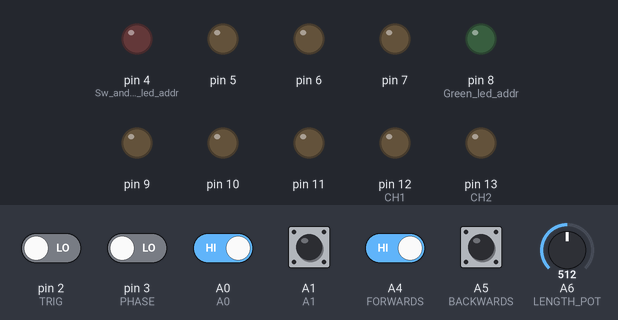
Bench run of a sketch on a simulated Arduino Nano, built with avr-gcc and run on an emulated ATmega328P. Shown: output pins drawn as LEDs (lit = HIGH). Dashed ring = blinking. Inputs (shaded band) come from the test bench; at power-on: A0, A1, A4 (FORWARDS), A5 (BACKWARDS) HIGH, pin 2 (TRIG), pin 3 (PHASE) LOW, A6 (LENGTH_POT) = 512.

Above: at 1.2 s.
1.3 s: A0 driven LOW and A4 (FORWARDS) driven LOW
At 1.83 s:
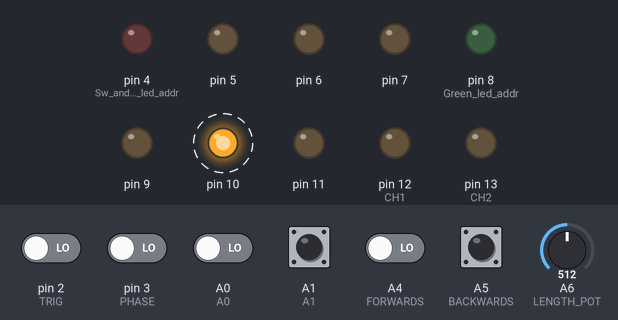
4.3 s: A6 (LENGTH_POT) set to 716
At 4.83 s:
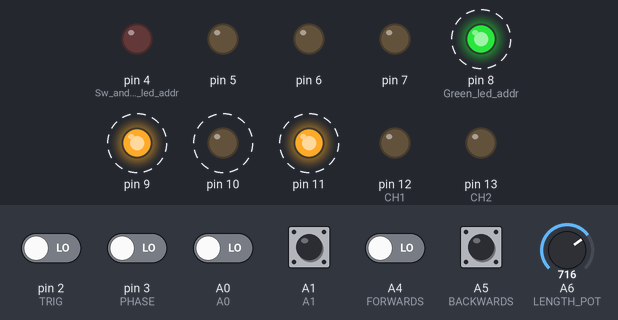
7.3 s: pin 2 (TRIG) driven HIGH
At 8.54 s:
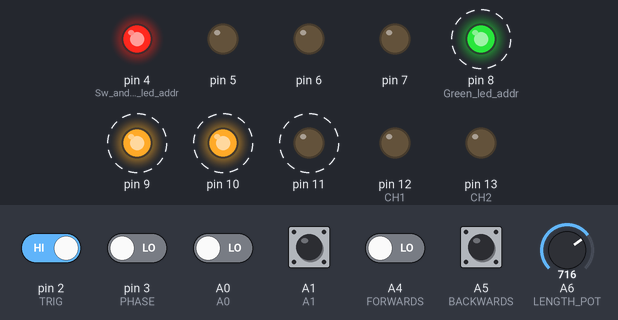
10.3 s: A6 (LENGTH_POT) set to 900
13.3 s: A6 (LENGTH_POT) set to 1023
16.3 s: A0 driven HIGH
At 16.3 s:
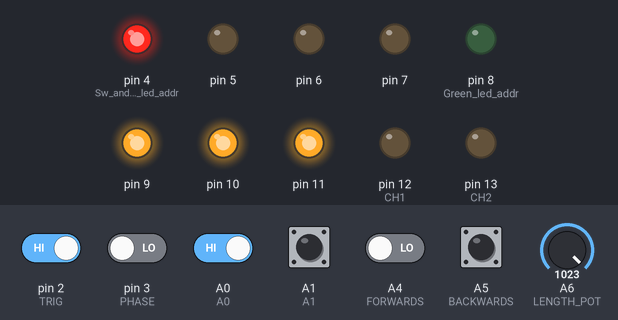
Timing chart, 0 to 18.8 s (numbered marks = the images above; inputs shaded):
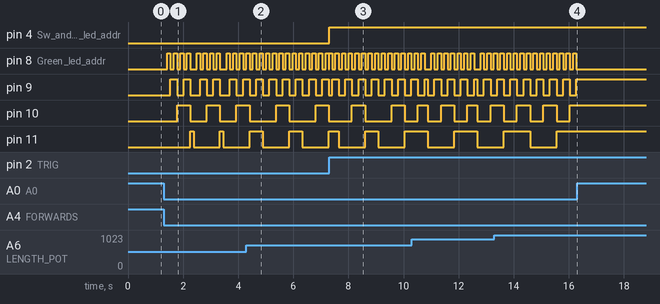

The sketch:

Trigseq.ino
```cpp
#define TRIG 2
#define PHASE 3
// pin 4-7 addr to switches and red leds
// pin 8-11 adddr to green leds
#define CH1 12
#define CH2 13
#define LENGTH_POT A6
#define FORWARDS A4
#define BACKWARDS A5

int redaddr, greenaddr, length, pulsedelay, halt, debounce, debouncedelay;

void trigger() {   // Interrupt routine for trigger input
  int s;

  if (halt)
      return;

  redaddr++;
  if (redaddr >= length)
      redaddr = 0;
  digitalWrite(4, redaddr & 1);
  digitalWrite(5, (redaddr >> 1) & 1);
  digitalWrite(6, (redaddr >> 2) & 1);
  digitalWrite(7, (redaddr >> 3) & 1);

  s = digitalRead(A1);
  if (s == 0)
      digitalWrite(CH1, HIGH);
  else
      digitalWrite(CH1, LOW);

  greenaddr++;
  if (greenaddr >= length)
      greenaddr = 0;
  digitalWrite(8, greenaddr & 1);
  digitalWrite(9, (greenaddr >> 1) & 1);
  digitalWrite(10, (greenaddr >> 2) & 1);
  digitalWrite(11, (greenaddr >> 3) & 1);

  // Temporarily address switches to get switch value at green led position
  // If done quickly, the red led does not blink
  digitalWrite(4, greenaddr & 1);
  digitalWrite(5, (greenaddr >> 1) & 1);
  digitalWrite(6, (greenaddr >> 2) & 1);
  digitalWrite(7, (greenaddr >> 3) & 1);
  s = digitalRead(A1);
  if (s == 0)
      digitalWrite(CH2, HIGH);
  else
      digitalWrite(CH2, LOW);

  // And switch the red diodes addressing back
  digitalWrite(4, redaddr & 1);
  digitalWrite(5, (redaddr >> 1) & 1);
  digitalWrite(6, (redaddr >> 2) & 1);
  digitalWrite(7, (redaddr >> 3) & 1);

  pulsedelay = 50;   // Number of loops in main loop until the output pulses
                       // should be ended, this gives about 7 ms pulse
}

void phasing() {     // Interrupt routine for phasing input
  if (halt == 1)
      return;

  if (digitalRead(FORWARDS) == LOW) {
      greenaddr++;
      if (greenaddr >= length)
        greenaddr = 0;
  } else if (digitalRead(BACKWARDS) == LOW) {
    if (greenaddr == 0)
        greenaddr = length -1;
    else
        greenaddr--;
  }
  digitalWrite(8, greenaddr & 1);
  digitalWrite(9, (greenaddr >> 1) & 1);
  digitalWrite(10, (greenaddr >> 2) & 1);
  digitalWrite(11, (greenaddr >> 3) & 1);
}

void setup() {
  redaddr = 0;
  greenaddr = 0;
  halt = 0;
  debounce = 0;

  pinMode(TRIG, INPUT);  // Trig interrupt pin
  pinMode(PHASE, INPUT);  // Phase interrupt pin
  pinMode(4, OUTPUT); // Sw and red led addr
  pinMode(5, OUTPUT);
  pinMode(6, OUTPUT);
  pinMode(7, OUTPUT);
  pinMode(8, OUTPUT); // Green led addr
  pinMode(9, OUTPUT);
  pinMode(10, OUTPUT);
  pinMode(11, OUTPUT);
  pinMode(CH1, OUTPUT); // Ch1 output
  pinMode(CH2, OUTPUT); // Ch2 output

  pinMode(A0, INPUT_PULLUP);          // A0 = Phasing button (active low)
  pinMode(A1, INPUT_PULLUP);          // A1 = Switches
  pinMode(FORWARDS, INPUT_PULLUP);    // A4 = Forward (active low)
  pinMode(BACKWARDS, INPUT_PULLUP);   // A5 = Backwards (active low)
  pinMode(LENGTH_POT, INPUT);         // A6 = Length pot

  digitalWrite(4, 0);  // Sw and red diodes addr = 0
  digitalWrite(5, 0);
  digitalWrite(6, 0);
  digitalWrite(7, 0);
  digitalWrite(8, 0);  // Green diodes addr = 0
  digitalWrite(9, 0);
  digitalWrite(10, 0);
  digitalWrite(11, 0);

  attachInterrupt(0, trigger, RISING);   // Enable trigger interrupt
  attachInterrupt(1, phasing, RISING);   // Enable phasing interrupt

}


void loop() {
  int s;

  length = (analogRead(LENGTH_POT) >> 6) + 1;  // 1 - 16

  if (pulsedelay > 0) {
      pulsedelay--;
      if (pulsedelay == 0) {
         digitalWrite(CH1, LOW);
         digitalWrite(CH2, LOW);
      }

  }

  // Check phasing button
  if ((digitalRead(A0) == LOW) && (debounce == 0)) {
      phasing();
      debounce = 1;
      debouncedelay = 1000;
  }

  if (debouncedelay > 0) {
     debouncedelay --;
     if (debouncedelay == 0)
        debounce = 0;
  }

  // Check direction switch
  if ((digitalRead(FORWARDS) == HIGH) && (digitalRead(BACKWARDS) == HIGH))
      halt = 1;
  else
      halt = 0;

}
```

Measured:
- after the input at 1.3 s, pin 8 (Green_led_addr): LOW → HIGH after 0.12 s, then repeats every 1.1 s: 3 × (LOW 0.12 s, HIGH 0.12 s), LOW 0.24 s, HIGH 0.12 s; pin 9: LOW → HIGH after 0.24 s, then repeats every 1.1 s: LOW 0.24 s, HIGH 0.24 s, LOW 0.36 s, HIGH 0.24 s
- after the input at 4.3 s, pin 10: alternates HIGH for 0.48 s and LOW for 0.96 s, starting after 1.1 s; pin 11: alternates HIGH for 0.48 s and LOW for 0.96 s, starting after 0.59 s
- after the input at 7.3 s, pin 4 (Sw_and_red_led_addr): LOW → HIGH at once
- after the input at 16.3 s, pin 8 (Green_led_addr): stops changing and stays LOW; pin 9, pin 10: stops changing and stays HIGH; pin 11: stays HIGH (without the input it goes to LOW after 0.21 s)
